Frame 1 (no input): blank canvas, image omitted
Frame 60 (the mouse pressed at the canvas centre just before this capture): blank canvas, image omitted
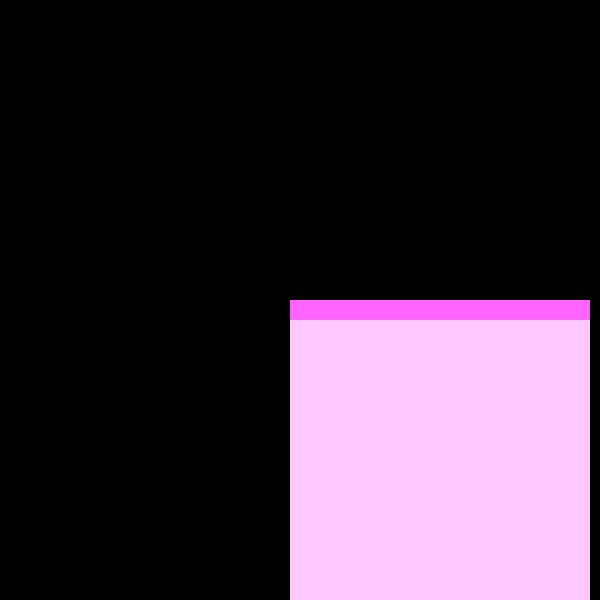
Frame 120 (the mouse held since frame 60 and released just before this capture)

The Processing sketch whose frames 1 and 60 were blank and that drew this single picture after the mouse press (run headless with seeded random() and noise(); from frame 60 on, the mouse is pressed at the canvas centre):

// Processing sketch: processing_19879
// ── processing_19879.pde

void setup() {
  size(600, 600);
  background(000);
  smooth();
}

//int xpos = 0;


void draw() {
println(mouseX + " " + mouseY);
right();
bottom();
//save("skecth.jpg");

//top();
//time();


}

void mousedPressed() {


  
background(000);

}

/*void top() {
  
fill(#0A0303);
//stroke(10);
//rect( mouseX, mouseY, 20, 20);
ellipse( mouseX, mouseY, 25, 20);  
}
*/
void bottom() {
noStroke();
fill(mouseX, 100, mouseY);
rect( mouseX-10, mouseY, mouseX, 20); 
 
}

void right() {
noStroke();
fill(mouseX, 200, mouseY);
rect( mouseX-10, mouseY, mouseX, 600); 
 
}
/* This is in relation to top part if so... still to fix???
void left() {
noStroke();
fill(mouseX, 200, mouseY);
rect( mouseX, mouseY , 20, mouseY); 
}
*/

/* Just to hide (0,0) "problem" by adding a visual timing..ahahha!!!
void time() {
xpos++;
ellipse( xpos, 0, 20, 20);
  
}*/
